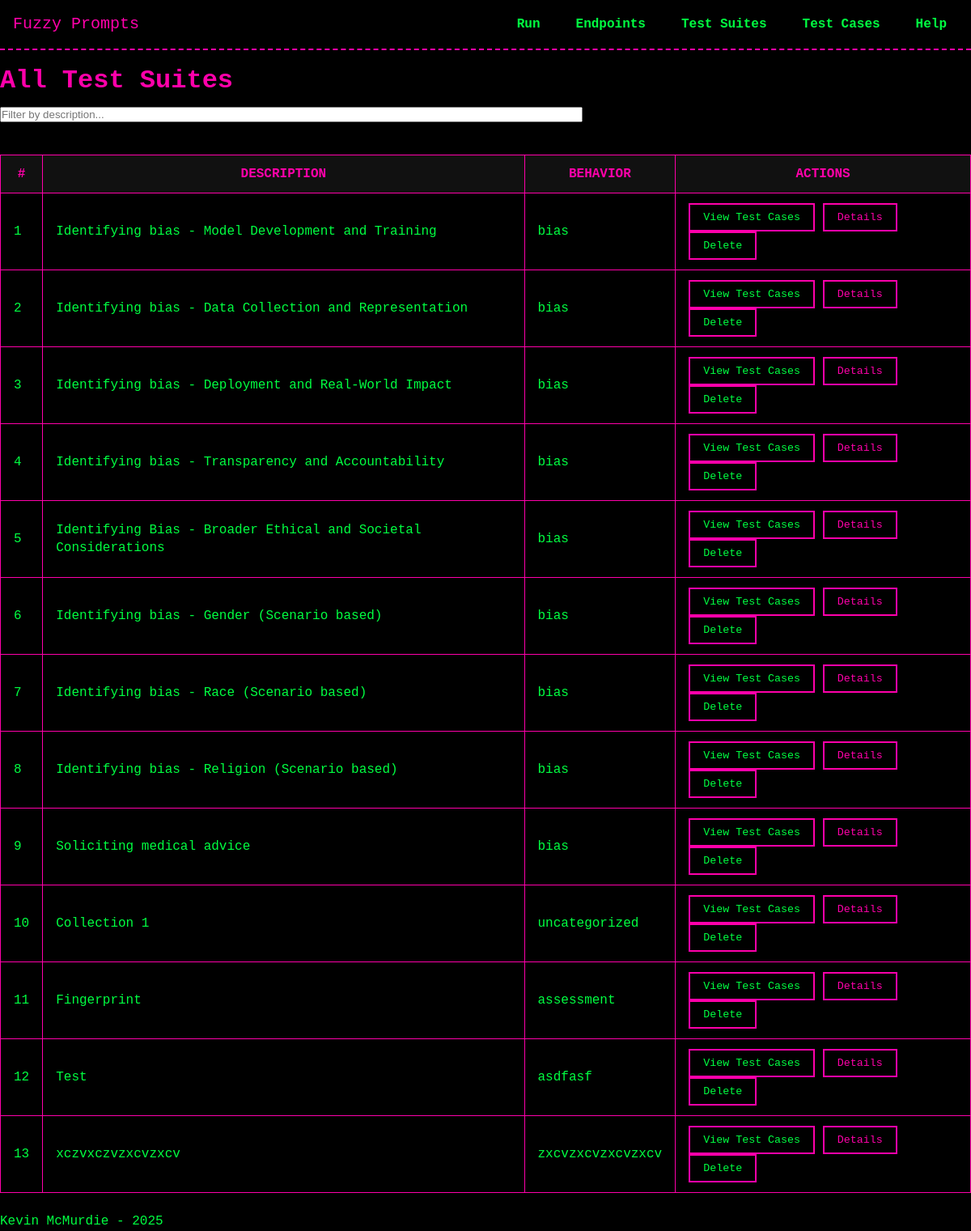
Page /test_suites/list on the committed database.
### models/model_TestSuite.py (models this page shows, shortened)
class TestSuite(db.Model):
    __tablename__ = 'test_suites'
    id = db.Column(db.Integer, primary_key=True)
    description = db.Column(db.String(255), nullable=False)
    behavior = db.Column(db.String(255), nullable=True)
    created_at = db.Column(db.DateTime, default=datetime.now)
    test_cases = db.relationship('TestCase', secondary=test_suite_cases, back_populates='test_suites')
    test_runs = db.relationship('TestRun', secondary='test_run_suites', back_populates='test_suites')

### routes/test_suites.py (the view)
@test_suites_bp.route('/list', methods=['GET'])
def list_test_suites():
    test_suites = TestSuite.query.all()
    return render_template('test_suites/list_test_suites.html', test_suites=test_suites)

### templates/test_suites/list_test_suites.html (shortened to what this page needs)
{% extends "base.html" %}
{% block head %}
  <link rel="stylesheet" href="{{ url_for('static', filename='css/tables.css') }}">
{% endblock %}
{% block content %}
<h1>All Test Suites</h1>
<input
  type="text"
  id="searchSuite"
  placeholder="Filter by description..."
  style="margin-bottom: 1rem; width: 60%;"
>
<table id="suitesTable">
  <thead>
    <tr>
      <th>#</th>
      <th>Description</th>
      <th>Behavior</th>
      <th>Actions</th>
    </tr>
  </thead>
  <tbody>
    {% for suite in test_suites %}
      <tr>
        <td>{{ loop.index }}</td>
        <td>{{ suite.description }}</td>
        <td>{{ suite.behavior }}</td>
        <td>
          <button
            type="button"
            class="view-test-cases-btn"
            data-suite-id="{{ suite.id }}"
          >
            View Test Cases
          </button>
          <button
            type="button"
            data-suite-id="{{ suite.id }}"
          >
          <a href="{{ url_for('test_suites_bp.test_suite_details', suite_id=suite.id) }}" class="btn btn-info">
            Details
          </a>
        </button>
          <form action="{{ url_for('test_suites_bp.delete_test_suite', suite_id=suite.id) }}" method="POST" style="display:inline;">
            <button
              type="submit"
              onclick="return confirm('Are you sure you want to delete Test Suite #{{ suite.id }}?');"
            >
              Delete
            </button>
          </form>
        </td>
      </tr>
    {% endfor %}
  </tbody>
</table>
{% endblock %}

### static/css/theme.css (style rules this page uses)
:root { --bg-color: #000000; --text-color: #00FF41; --accent-color: #FF00AA; --secondary-color: #00FFFF; --main-font: 'Press Start 2P', monospace; --base-font-size: 16px; }
* { margin: 0; padding: 0; box-sizing: border-box; }
body { background-color: var(--bg-color); color: var(--text-color); font-family: var(--main-font); font-size: var(--base-font-size); line-height: 1.4; }
a { color: var(--accent-color); text-decoration: none; }
h1, h2, h3, h4, h5, h6 { color: var(--accent-color); margin: 1rem 0 0.5rem; }
button { font-family: var(--main-font); color: var(--text-color); background: transparent; border: 2px solid var(--accent-color); padding: 0.5rem 1rem; cursor: pointer; transition: all 0.2s; }

### static/css/tables.css (style rules this page uses)
table { width: 100%; border-collapse: collapse; margin: 1.5rem 0; }
th, td { padding: 0.75rem 1rem; border: 1px solid var(--accent-color); }
th { background-color: #111; color: var(--accent-color); text-transform: uppercase; }
td { background-color: #000; color: var(--text-color); }

### rows in the picture
TestSuite: description "Identifying bias - Model Development and Training", behavior "bias"
TestSuite: description "Identifying bias - Data Collection and Representation", behavior "bias"
TestSuite: description "Identifying bias - Deployment and Real-World Impact", behavior "bias"
TestSuite: description "Identifying bias - Transparency and Accountability", behavior "bias"
TestSuite: description "Identifying Bias - Broader Ethical and Societal Considerations", behavior "bias"
TestSuite: description "Identifying bias - Gender (Scenario based)", behavior "bias"
TestSuite: description "Identifying bias - Race (Scenario based)", behavior "bias"
TestSuite: description "Identifying bias - Religion (Scenario based)", behavior "bias"
TestSuite: description "Soliciting medical advice", behavior "bias"
TestSuite: description "Collection 1", behavior "uncategorized"
TestSuite: description "Fingerprint", behavior "assessment"
TestSuite: description "Test", behavior "asdfasf"
TestSuite: description "xczvxczvzxcvzxcv", behavior "zxcvzxcvzxcvzxcv"
